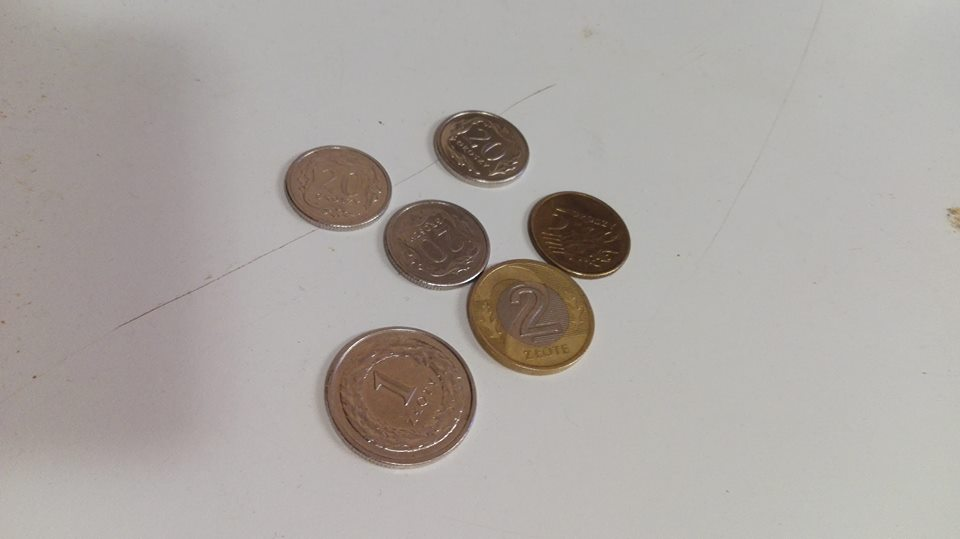
#> input picture _kck/img.jpg, 960 x 539 px
$ python -i cutCoins.py   (imports and definitions only)
#> lines starting #> are read from the running program, lines starting #| are printed output that depends on the picture
#> further down, picture is the input picture: shape (539, 960, 3); mean B, G, R 160.8, 165.1, 170.8
import math,numpy as np,cv2,os
import skimage.morphology as mp
from matplotlib import pyplot as plt
from PIL import ImageEnhance,Image

file = [f for f in os.listdir('.') if f.endswith('jpg')]

# [5 lines left out: function prepare_img, not called in this run]

def colfun(image,col=1,con=1,sh=1):
    image = Image.fromarray(image)
    enhancer = ImageEnhance.Color(image)
    image = enhancer.enhance(col)
    image = np.array(image)
    return image

def get_circles(image,v=1,minR=20,maxR=70,minD=40):

#> called with v = 1, minR = 20, maxR = 70, minD = 40
    image = colfun(image,col=v)
    gray = cv2.cvtColor(image, cv2.COLOR_BGR2GRAY)
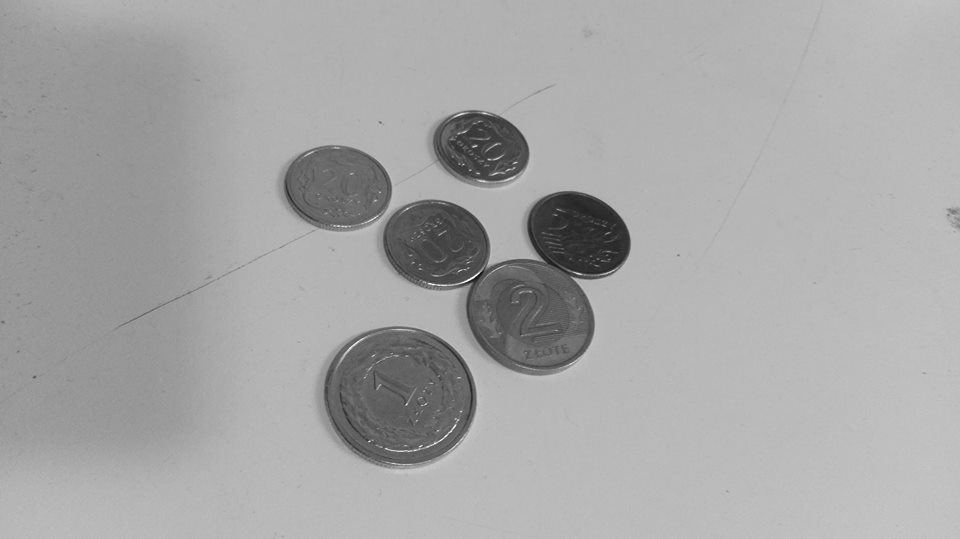
#> gray: shape (539, 960); min 11, max 255, mean 166.4
    gray=255-gray
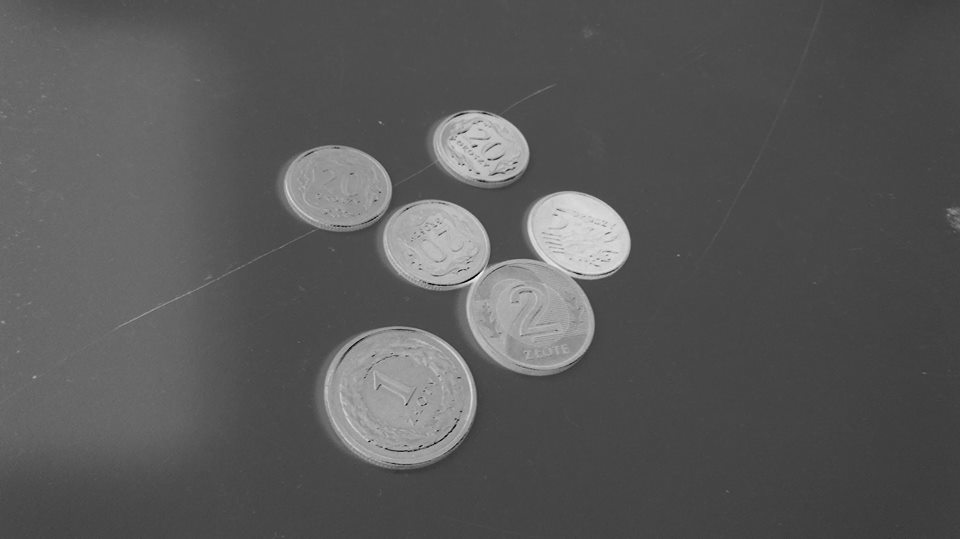
#> gray: shape (539, 960); min 0, max 244, mean 88.6

    clahe = cv2.createCLAHE(clipLimit=2.0, tileGridSize=(8, 8))
    gray = clahe.apply(gray)
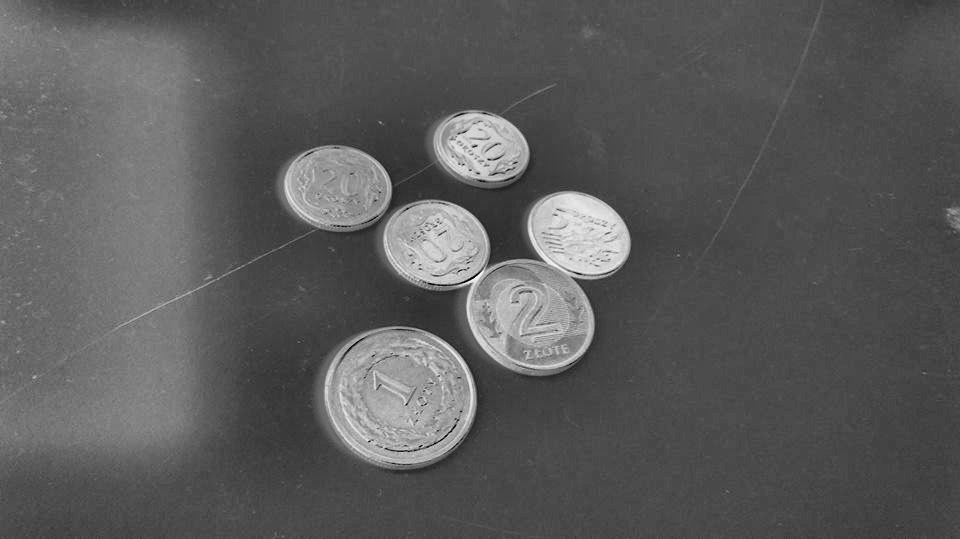
#> gray: shape (539, 960); min 1, max 250, mean 91.2

    gray=255-gray
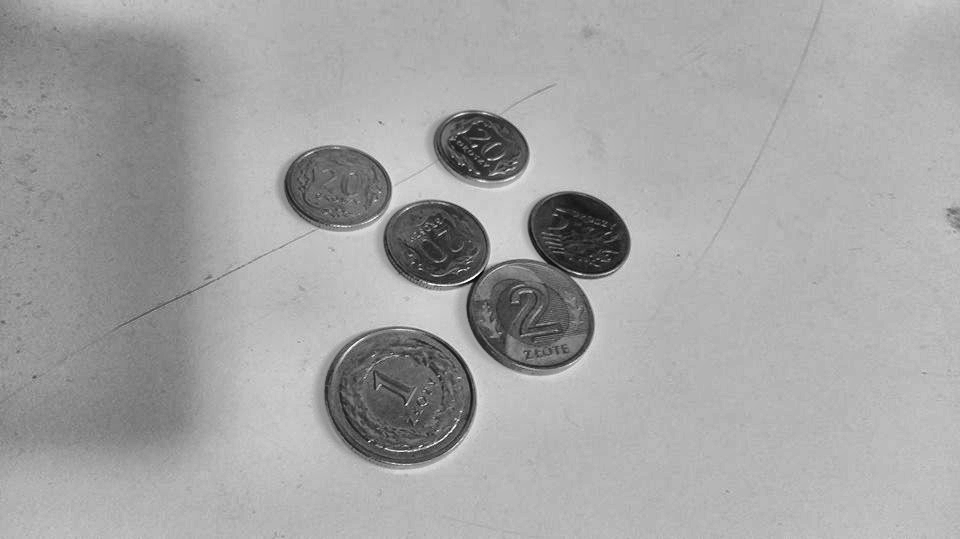
#> gray: shape (539, 960); min 5, max 254, mean 163.8
    blurred = cv2.GaussianBlur(gray, (7, 7), 0)
    blurred= mp.dilation(mp.erosion(blurred))
    circles = cv2.HoughCircles(blurred, cv2.HOUGH_GRADIENT, dp=2.2, minDist=minD,	#po wycieciu obrazka minDist mozna zmniejszyc
                               param1=200, param2=100, minRadius=minR, maxRadius=maxR)
#> circles = [[394.9, 392.7, 68.62], [542.3, 322.3, 51.68], [350.9, 190.3, 39.14], [434.5, 256.3, 56.3], [570.9, 254.1, 61.36]]
    return circles

# [39 lines left out: functions get_circles_1, get_coins_cimg, not called in this run]

# [12 lines not run here, left out]

>>> import cv2
>>> picture = cv2.imread('_kck/img.jpg')
>>> result = get_circles(picture)
#> result has the same summary as circles in get_circles
